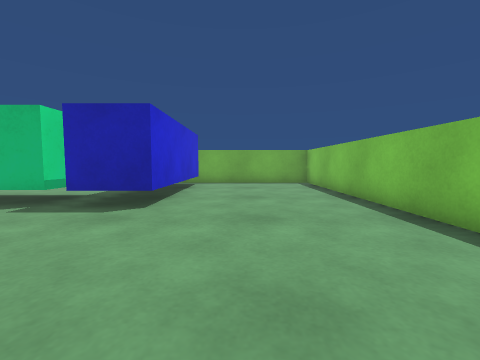
view 1 (above)

14 first-person views from a walk through a scene from a Unity 3-D project. The camera is 0.51 m above the floor, tilts 4° down and sees 90° across. The floor is counted in squares, 0.5 m on a side. Each view is taken from the middle of a square. On the plan, view 1 faces up. The plan holds only what a view shows up to about 11 squares ahead; the rest is blank. The player is left out.

view 2
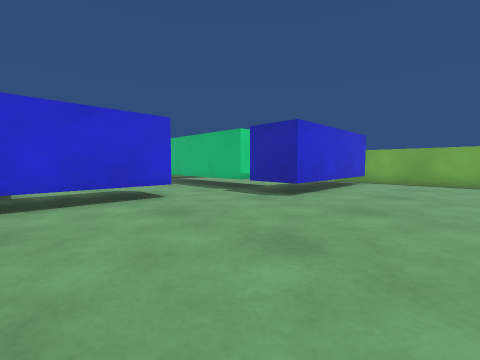

view 3
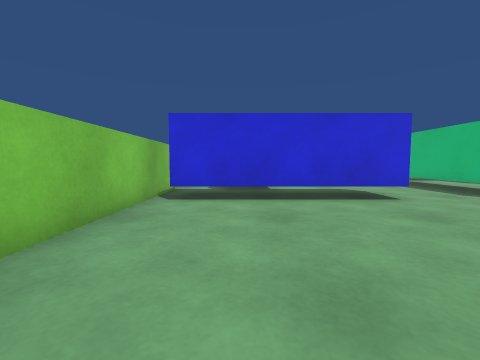

view 4
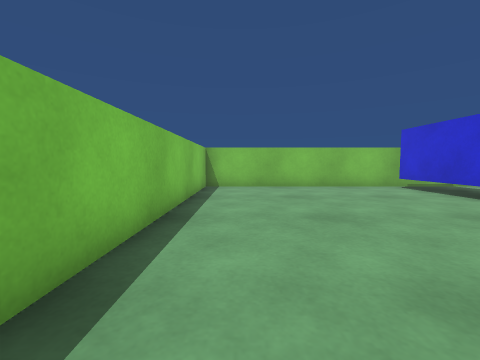

view 5
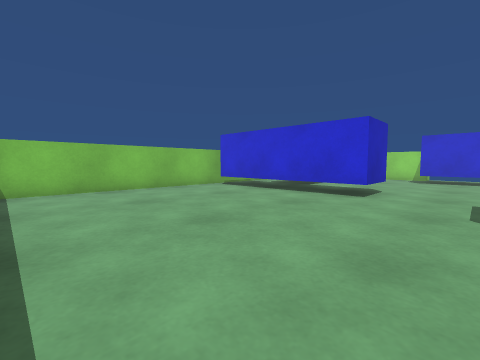

view 6
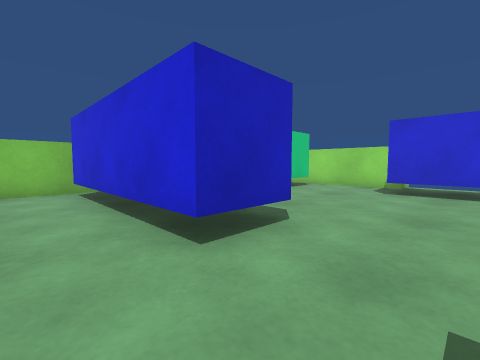

view 7
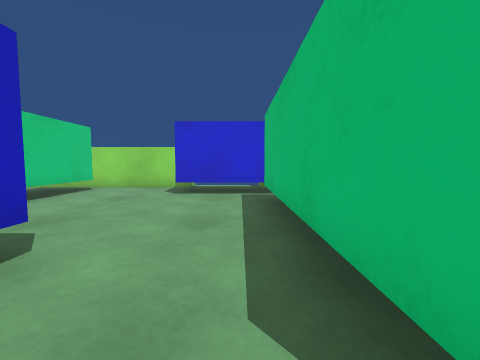

view 8
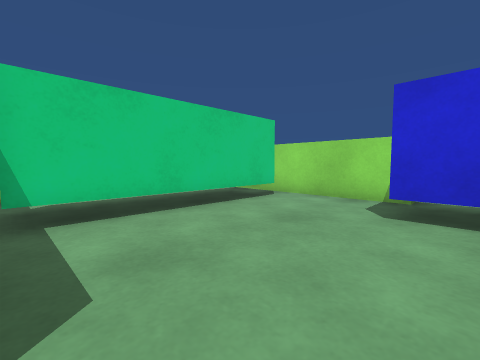

view 9
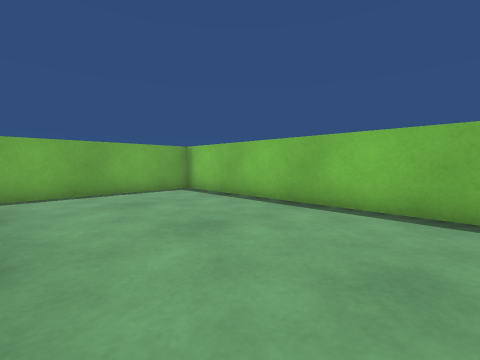

view 10
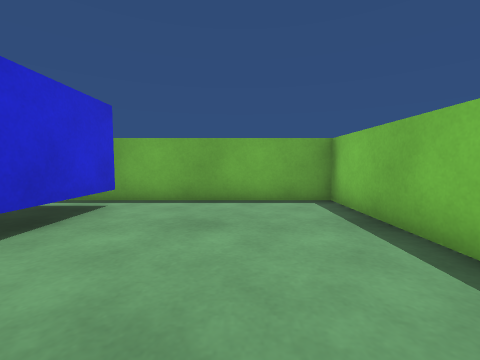

view 11
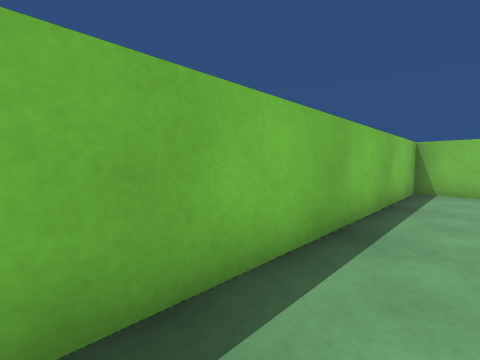

view 12
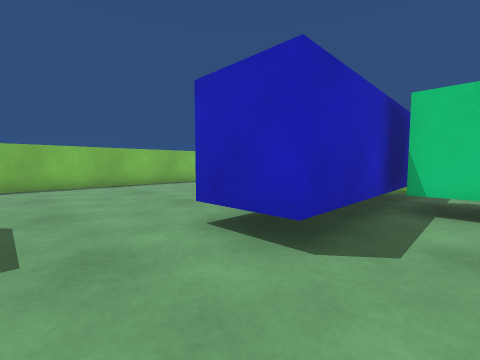

view 13
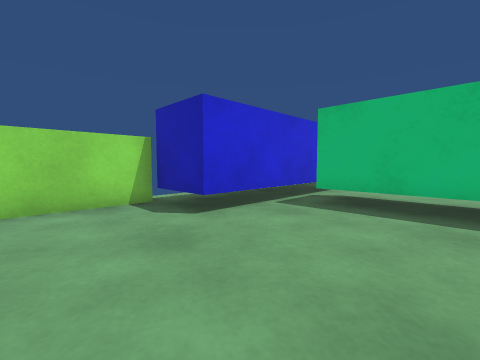

view 14
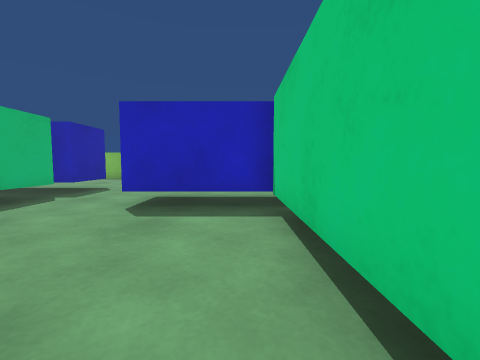

### Floor plan
Key: @ floor where view 1 was taken; # wall or solid block; . floor; T thing the floor can be seen under or through.
Columns run from 14 left of view 1 to 4 right of it. Each row starts with its distance up from view 1.
 13             #######
 12             #.....#
 11             #.....#
 10             #.....#
  9             #.....#
  8             #.....#
  7          #  #.....#
  6   ###########.....#
  5   #...............#
  4   #...............#
  3 ###.....TT........#
  2 #.......TT........#
  1 #.......TT........#
  0 #.......TT....@...#
 -1 ########TT........#
 -2        # T........#
 -3          #........#
 -4          #........#
 -5         ###########

Where each view was taken, in squares from view 1:
view 1: 0 up, 0 right, facing up
view 2: 1 down, 2 right, facing up-left
view 3: 2 down, 2 right, facing left
view 4: 6 up, 2 right, facing down
view 5: 5 up, 3 right, facing down-left
view 6: 5 up, 3 left, facing down-left
view 7: 5 up, 4 left, facing left
view 8: 4 up, 7 left, facing down-left
view 9: 4 up, 2 left, facing up-right
view 10: 6 up, 1 right, facing up
view 11: 5 up, 2 right, facing down-right
view 12: 5 up, 8 left, facing down-right
view 13: 0 up, 8 left, facing up-left
view 14: 0 up, 12 left, facing right
